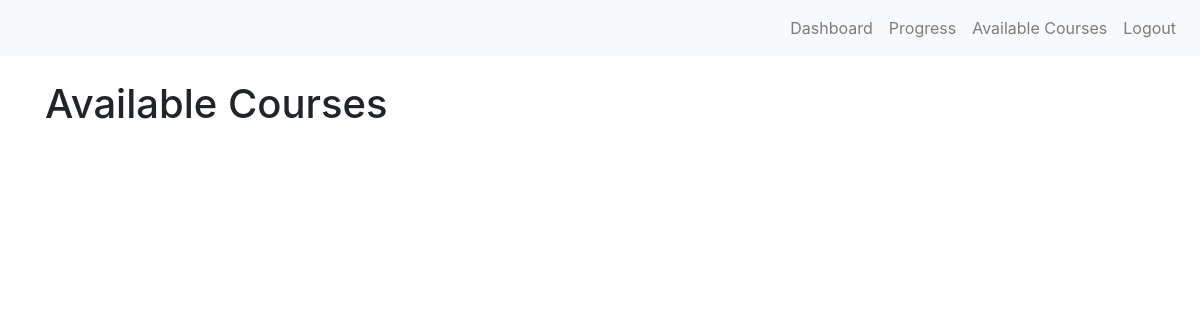
Page /users/ (signed in) on the earlier database version.
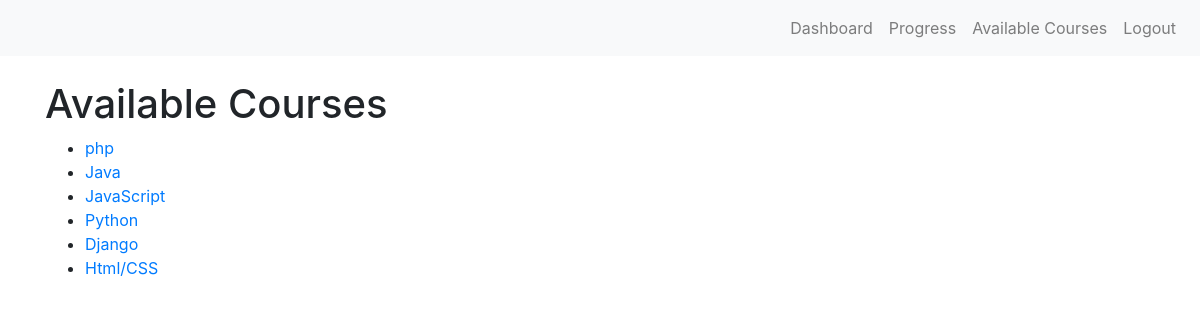
Same page on the later database version.
### learner/models.py (models this page shows, shortened)
class Course(models.Model):
    title = models.CharField(max_length=200)
    description = models.TextField()
    duration = models.IntegerField(help_text="Duration in minutes")

### learner/views.py (the view)
# urls.py: path('', views.CourseListView.as_view(), name='course-list'),
class CourseListView(ListView):
    model = Course
    template_name = 'courses/course_list.html'
    context_object_name = 'courses'

### learner/templates/courses/course_list.html
{% extends "courses/base.html" %}
{% block content %}
<h1>Available Courses</h1>
<ul>
  {% for course in courses %}
    <li><a href="{% url 'course-detail' course.id %}">{{ course.title }}</a></li>
  {% endfor %}
</ul>
{% endblock %}

Differences in the rows shown:
added Course: title "php"
added Course: title "Java"
added Course: title "JavaScript"
added Course: title "Python"
added Course: title "Django"
added Course: title "Html/CSS"
